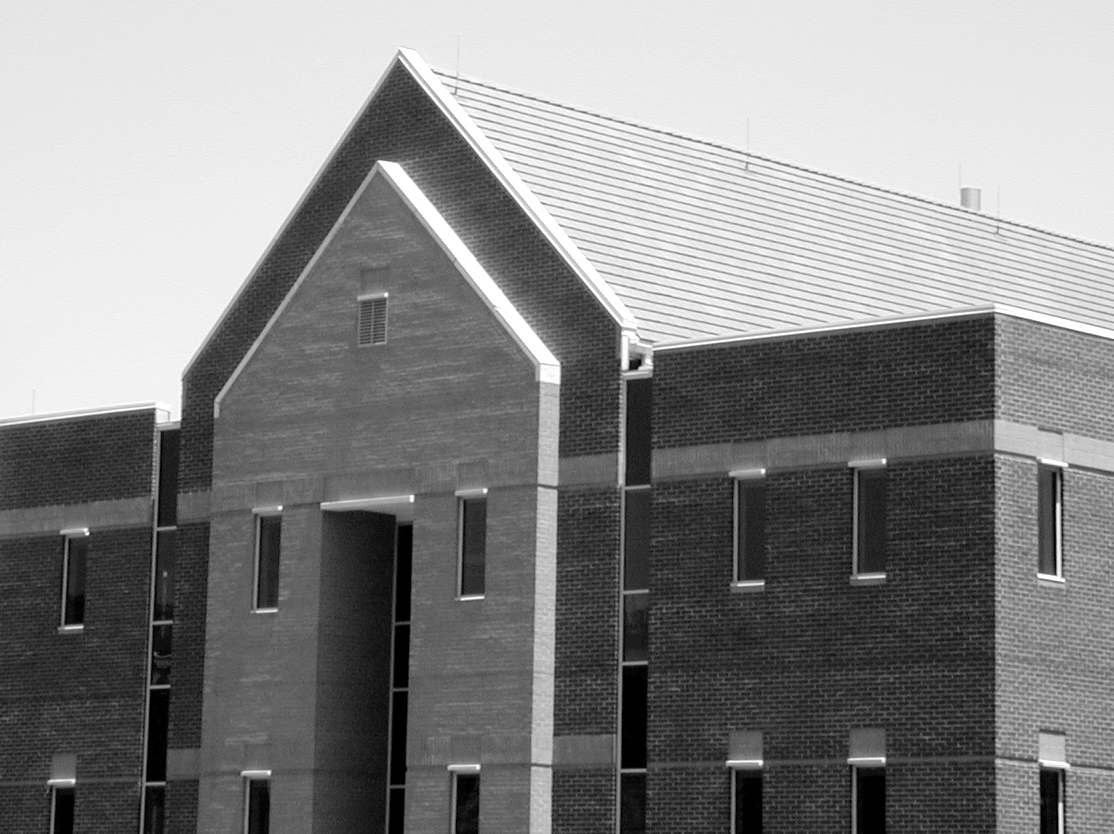
%> input picture house.tif, 1114 x 834 px
$ octave linedetection_hough.m   (GNU Octave 9; MATLAB toolbox functions it lacks are replaced by stand-ins)
%> lines starting %> are read from the running program, lines starting %| are printed output that depends on the picture
I=imread('house.tif');
%> I is the input picture: size 834x1114 uint8; min 0, max 255, mean 133.3
I_edge=edge(I,'canny');
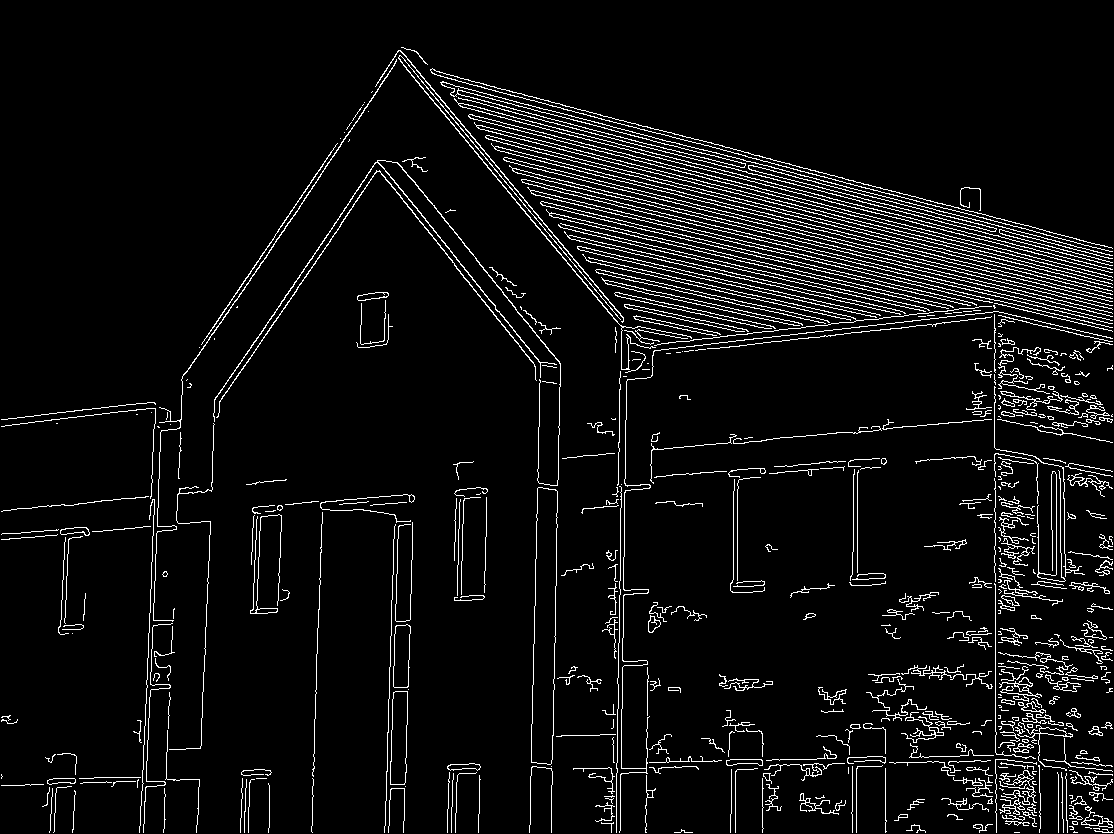
%> I_edge: size 834x1114 logical; 6% white in thin lines or dots
[H,T,R]=hough(I_edge,'RhoResolution',0.5,'Theta',-90:0.5:89.5);
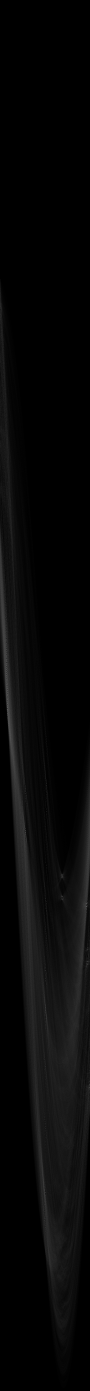
%> H: size 5563x360 double (shown at 1/4 size); min 0, max 331, mean 10; drawn with min black and max white
%> T = 360 values from -90 to 89.5; R = 5563 values from -1390.5 to 1390.5
P=houghpeaks(H,3);
%> P = [4772 181; 2838 30; 2755 29]
subplot(221);imshow(I);
title('original image');
subplot(222);imshow(I_edge);
title('edge image');
subplot(223);imshow(imadjust(mat2gray(H)),'XData',T,'YData',R,'InitialMagnification','fit');
%> after `imshow(imadjust(mat2gray(H)),'XData',T,'YData',R,'InitialMagnification`:
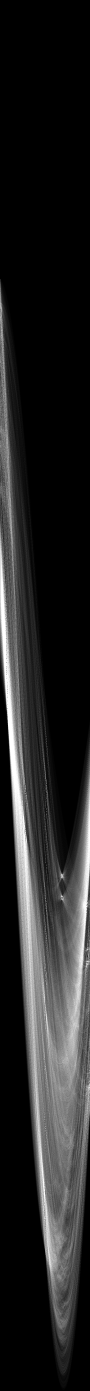
%> displayed picture: size 5563x360, on the screen's scale of 0 to 255 (shown at 1/4 size); min 0, max 255, mean 37.1
title('hough transformation');
xlabel('\theta');ylabel('\rho');
axis on,axis normal;
hold on;
plot(T(P(:,2)),R(P(:,1)),'s','color','red');
lines=houghlines(I_edge,T,R,P);
%> lines = 4 lines; point1 to point2 (x, y): (415, 79) to (1111, 259), (487, 136) to (1113, 292), (996, 449) to (996, 813), (996, 218) to (996, 403)
subplot(224);imshow(I_edge);
title('line detection');
hold on;
max_len=0;
for k=1:length(lines);
    xy=[lines(k).point1;lines(k).point2];
    plot(xy(:,1),xy(:,2),'LineWidth',2,'Color','green');
    len=norm(lines(k).point1-lines(k).point2);
    if(len>max_len)
      max_len=len;
      xy_long=xy;
    end
end
%> this loop made 4 passes
%> (len, max_len, xy_long) on passes 1 to 3: (185, 185, [996 218; 996 403]), (364, 364, [996 449; 996 813]), (718.9, 718.9, [415 79; 1111 259])
%> (xy, len) on pass 4: ([487 136; 1113 292], 645.1)
plot(xy_long(:,1),xy_long(:,2),'LineWidth',2,'Color','b');
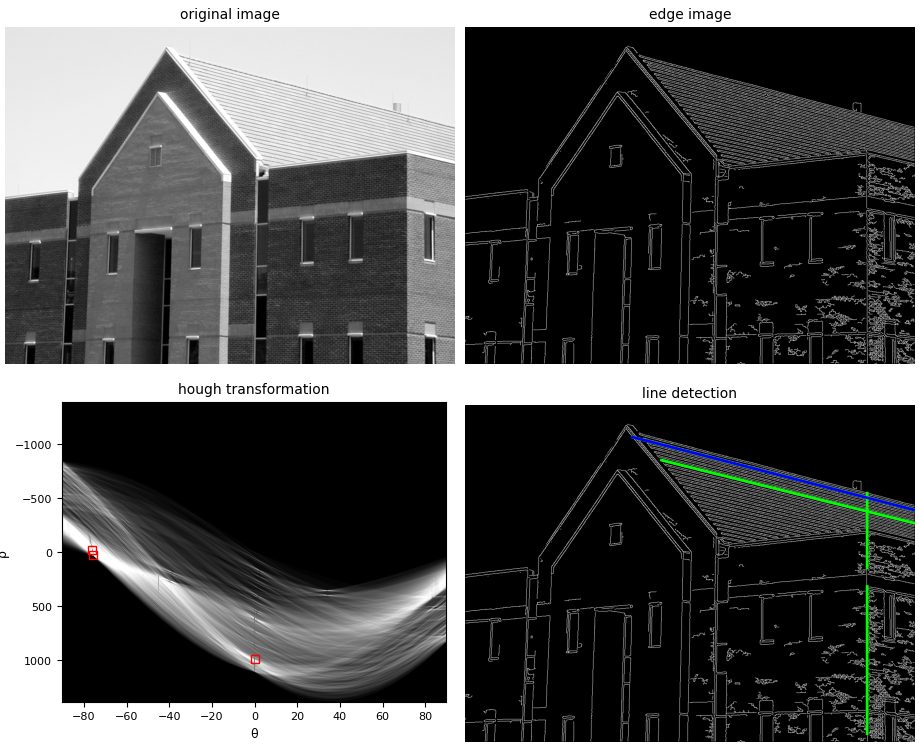
%> figure redrawn from the program's plot data, 4 panels

$ run again, with rice.tif copied over house.tif
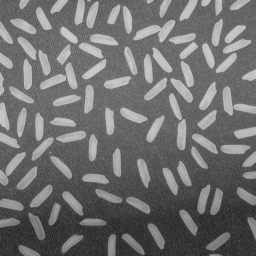
%> input picture rice.tif, 256 x 256 px
%> I is the input picture: size 256x256 uint8; min 40, max 204, mean 111.2
%> `I_edge=edge(I,'canny');`:
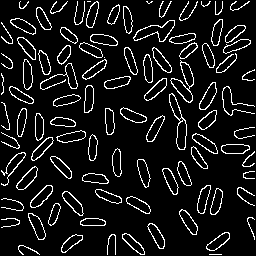
%> I_edge: size 256x256 logical; 9.5% white in thin lines or dots
%> T = 360 values from -90 to 89.5; R = 1445 values from -361 to 361
%> P = [793 181; 1064 269; 769 181]
%> lines = 4 lines; point1 to point2 (x, y): (36, 117) to (36, 252), (24, 8) to (24, 132), (24, 153) to (24, 209), (125, 118) to (163, 79)
%> the loop `for k=1:length(lines);` made 4 passes
%> (len, max_len, xy_long) on pass 1: (135, 135, [36 117; 36 252])
%> `plot(xy_long(:,1),xy_long(:,2),'LineWidth',2,'Color','b');`:
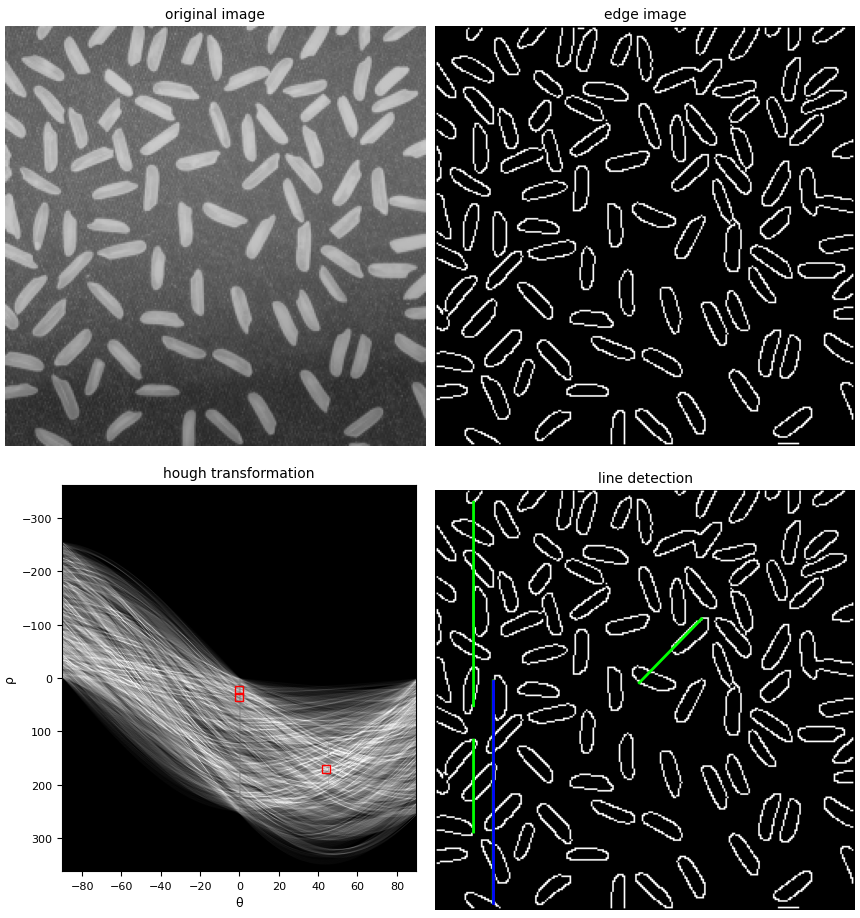
%> figure redrawn from the program's plot data, 4 panels
